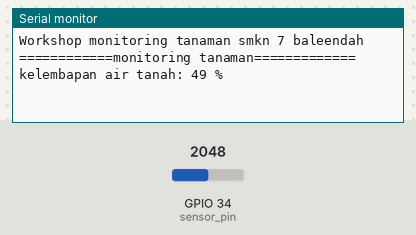
A sketch run on a simulated ESP32. Shown: the last lines printed to the serial monitor. Inputs (shaded band) come from the test bench; at power-on: GPIO 34 (sensor_pin) = 2048.

Above: at 3.2 s.
3.3 s: GPIO 34 (sensor_pin) set to 2866
At 4.7 s:
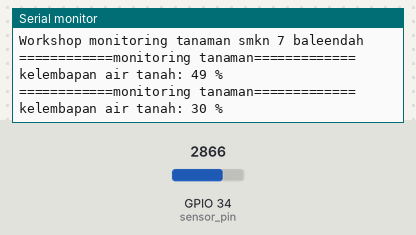
6.0 s: GPIO 34 (sensor_pin) set to 3603
At 7.4 s:
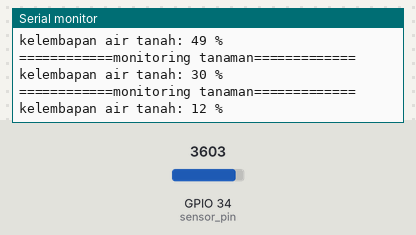
Timing chart, 0 to 9.0 s (numbered marks = the images above; inputs shaded):
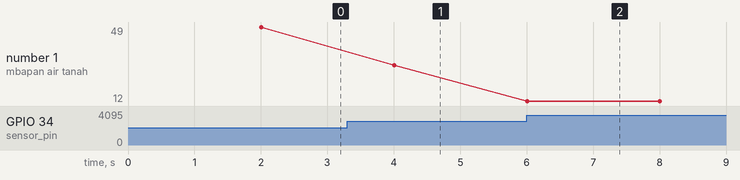

Measured:
- after the input at 3.3 s, the serial monitor: prints a new line after 0.70 s (image 1)
- after the input at 6.0 s, the serial monitor: prints a new line at once (image 2)
- plotted number 1: 49 → 30 after the input at 3.3 s, 30 → 12 after the input at 6.0 s

The sketch:

SensorKelembapan.ino
```cpp
int M,sensor_analog;
const int sensor_pin = 34;

void setup(){
  Serial.begin(115200);
  delay(2000);
  Serial.print("Workshop monitoring tanaman smkn 7 baleendah\n");

}
void loop(){
  sensor_analog=analogRead(sensor_pin);
  M=(100-((sensor_analog/4095.00)*100));
  if(isnan(M)){
    Serial.println("sensor tidak terbaca!");
    return;
  }
  Serial.print("============monitoring tanaman=============\n");
  Serial.print("kelembapan air tanah: ");
  Serial.print(M);
  Serial.println(" %");
  delay(2000);
}
```
